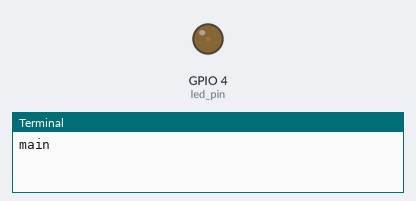
The program below on a simulated Raspberry Pi (BCM pin numbers). On the bench: output pins drawn as LEDs (lit = HIGH), the last lines printed to the terminal. Threads take turns every 2 ms.

Above: at 0.05 s.
At 0.5 s:
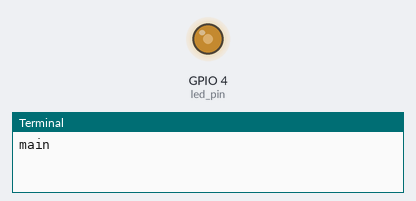
At 0.95 s:
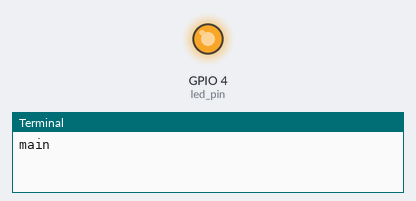
At 1.75 s:
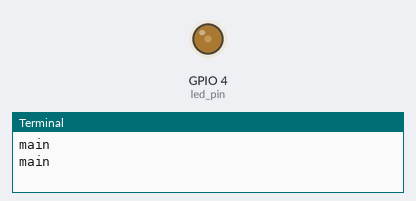
Timing chart, 0 to 4.7 s (numbered marks = the images above):
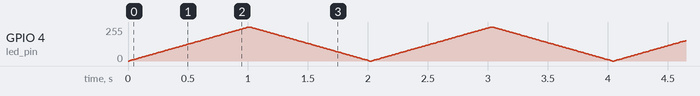

The program:

Thread_create_4.py
```python
import RPi.GPIO as GPIO
import time
import threading

def fading_led():
    led_pin = 4

    GPIO.setmode(GPIO.BCM)
    GPIO.setup(led_pin, GPIO.OUT)
    pwm_led = GPIO.PWM(led_pin, 100)  # PWM 객체 생성, 주파수는 100Hz로 설정

    pwm_led.start(0)  # PWM 시작, 초기 듀티 사이클 0

    while True:
        for duty_cycle in range(0, 101):
            pwm_led.ChangeDutyCycle(duty_cycle)
            time.sleep(0.01)  # 0.01초마다 변화
        for duty_cycle in range(100, -1, -1):
            pwm_led.ChangeDutyCycle(duty_cycle)
            time.sleep(0.01)

GPIO.setwarnings(False)
GPIO.cleanup()

# 쓰레딩으로 LED 서서히 켜고 끄는 함수 실행
thread = threading.Thread(target=fading_led)
thread.start()

while True:
    print("main")
    time.sleep(1)
```
